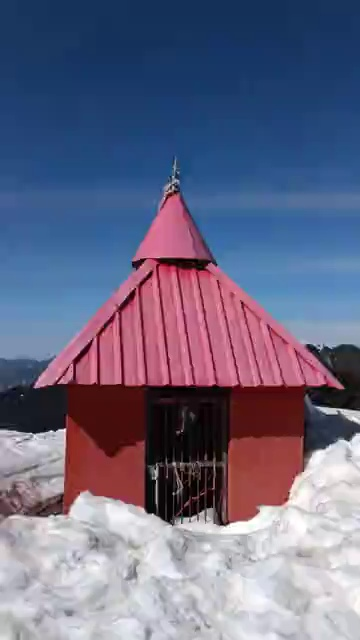
#> input picture s22022_hw4/Data/frame_1.jpg, 360 x 640 px, found by its file name
$ jupyter execute --allow-errors s22022_hw4.ipynb   (shell and % lines are left out)   (text cells are left out)
#> lines starting #> are read from the running program, lines starting #| are printed output that depends on the picture; after the words box and inside, x2 and y2 are one past the last pixel; in counts of white or black regions, pixels touching at a corner belong together; pictures that were not available may be replaced by others from this repository, and a replacement may not be noted
[cell 1]
%cd /content/drive/MyDrive/Digital_Image_Processing_EE608

[cell 2]
from google.colab import drive
drive.mount('/content/drive')

[cell 3]
import cv2
def Feature_extraction(path):

  image = cv2.imread(path)
#> image is the input picture: shape (640, 360, 3); mean B, G, R 132.2, 105.3, 105.7
  sift = cv2.xfeatures2d.SIFT_create()
  keypoints, descriptors = sift.detectAndCompute(image, None)
#> keypoints = 665 keypoints; strongest (x, y, size): (64, 430, 2.4), (187, 447, 102.4), (174, 464, 2.7), (221, 521, 8.3)

  cv2.waitKey(0)
  cv2.destroyAllWindows()

  return  keypoints, descriptors,image

[cell 4]
from google.colab.patches import cv2_imshow

key,desc,image =Feature_extraction('/content/drive/MyDrive/Digital_Image_Processing_EE608/s22022_hw4/Data/frame_1.jpg')
#> key has the same summary as keypoints in Feature_extraction
image1= cv2.drawKeypoints(image, key, None)
# cv2_imshow(image)


key,desc,image=Feature_extraction('/content/drive/MyDrive/Digital_Image_Processing_EE608/s22022_hw4/Data/frame_44.jpg')
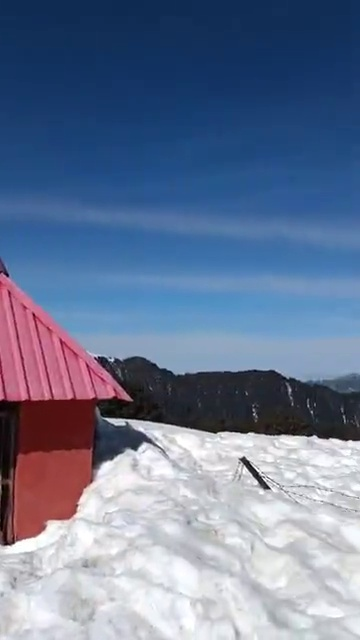
#> input picture s22022_hw4/Data/frame_44.jpg, 360 x 640 px, found by its file name
#> in Feature_extraction, image is the input picture: shape (640, 360, 3); mean B, G, R 149.8, 120.8, 106.1
#> in Feature_extraction (call 2), `keypoints, descriptors = sift.detectAndCompute(image, None)`: keypoints = 581 keypoints; strongest (x, y, size): (245, 462, 5.9), (266, 487, 4.4), (256, 475, 5.1), (139, 425, 8.7)
#> key has the same summary as keypoints in Feature_extraction
image2= cv2.drawKeypoints(image, key, None)
# cv2_imshow(image)

#> (the rest of this cell did not finish here and is left out)

[cell 5]
def Feature_matching():

  keypoints1, descriptors1, image1 = Feature_extraction('/content/drive/MyDrive/Digital_Image_Processing_EE608/s22022_hw4/Data/frame_1.jpg')
#> in Feature_extraction (call 3), `keypoints, descriptors = sift.detectAndCompute(image, None)`: keypoints = 665 keypoints; strongest (x, y, size): (64, 430, 2.4), (187, 447, 102.4), (174, 464, 2.7), (221, 521, 8.3)
#> keypoints1 has the same summary as keypoints in Feature_extraction
  keypoints2, descriptors2, image2 = Feature_extraction('/content/drive/MyDrive/Digital_Image_Processing_EE608/s22022_hw4/Data/frame_44.jpg')
#> in Feature_extraction (call 4), `keypoints, descriptors = sift.detectAndCompute(image, None)`: keypoints = 581 keypoints; strongest (x, y, size): (245, 462, 5.9), (266, 487, 4.4), (256, 475, 5.1), (139, 425, 8.7)
#> keypoints2 has the same summary as keypoints in Feature_extraction
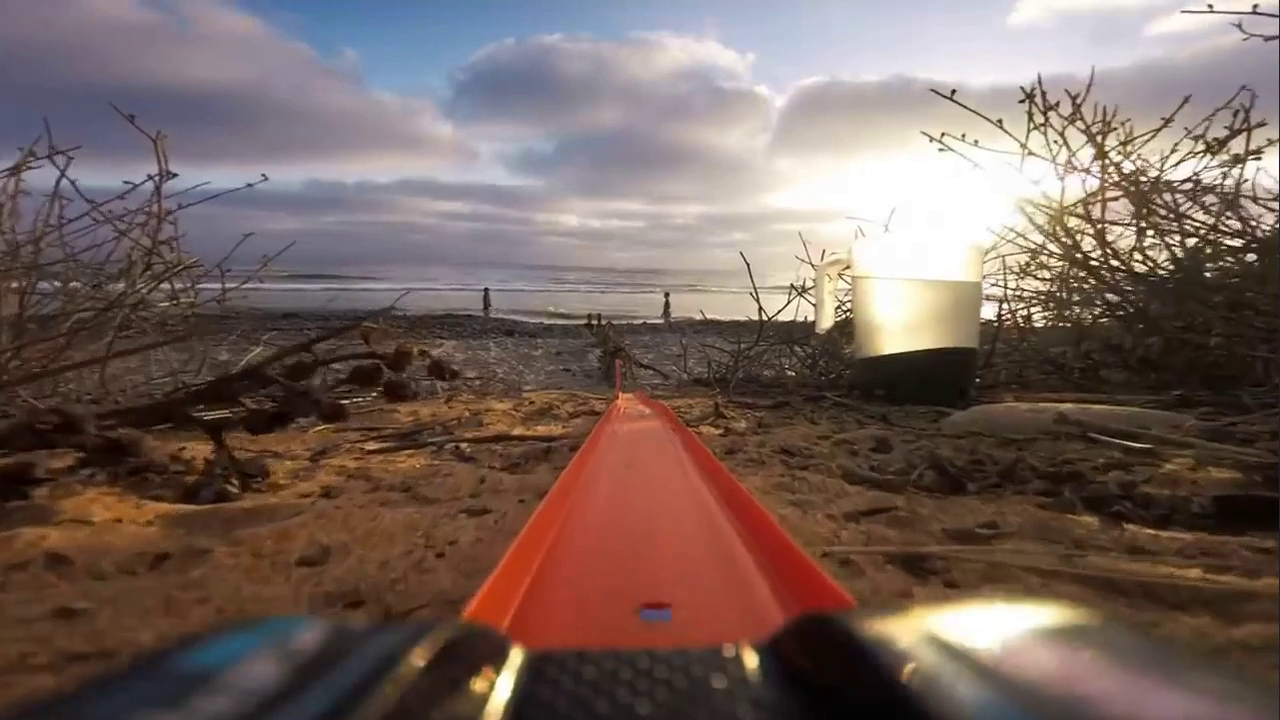
#> input picture frame 25 of s22022_hw4/Data/slow_video.mp4, 1280 x 720 px, given in place of Fast_video.mp4, which was not available
#> further down, prev is the input picture: shape (720, 1280, 3); mean B, G, R 94.5, 100.9, 119.2

  # Create BFMatcher object
  matcher = cv2.BFMatcher(cv2.NORM_L2, crossCheck=crossCheck)

  # Match descriptors between images
  matches = matcher.match(descriptors1, descriptors2)

  # Sort matches by distance
  matches = sorted(matches, key=lambda x: x.distance)

  # Draw top 10 matches on input images
  image_with_matches = cv2.drawMatches(image1, keypoints1, image2, keypoints2, matches[:20], None)

  # Display result
  #cv2.imshow('Image with matches', image_with_matches)
  cv2.waitKey(0)
  cv2.destroyAllWindows()
  return  image_with_matches,matches,keypoints1,keypoints2,image1,image2

#> (a cell that did not finish here is left out)

[cell 7]
import cv2
import numpy as np

# [22 lines left out: function ransac, not called in this run]

#> (a cell that did not finish here is left out)

[cell 9]
def motion_flow(img_source, flow, step=16):
#> called with flow = array of shape (720, 1280, 2), step = 16
    h, w = img_source.shape[:2]
#> h = 720; w = 1280
    y, x = np.mgrid[step/2:h:step, step/2:w:step].reshape(2,-1).astype(int)
#> y = 3600 values from 8 to 712
    fx, fy = flow[y,x].T
#> fx = 3600 values, max 0.174 at index 3360, min -0.352 at index 998, mean -0.00113; fy = 3600 values, max 0.242 at index 2444, min -0.137 at index 998, mean 8.74e-05
    lines = np.vstack([x, y, x-fx, y-fy]).T.reshape(-1, 2, 2)
    lines = np.int32(lines + 0.5)
    img_grscale = cv2.cvtColor(img_source, cv2.COLOR_GRAY2BGR)
    cv2.polylines(img_grscale, lines, 0, (0, 255, 0))
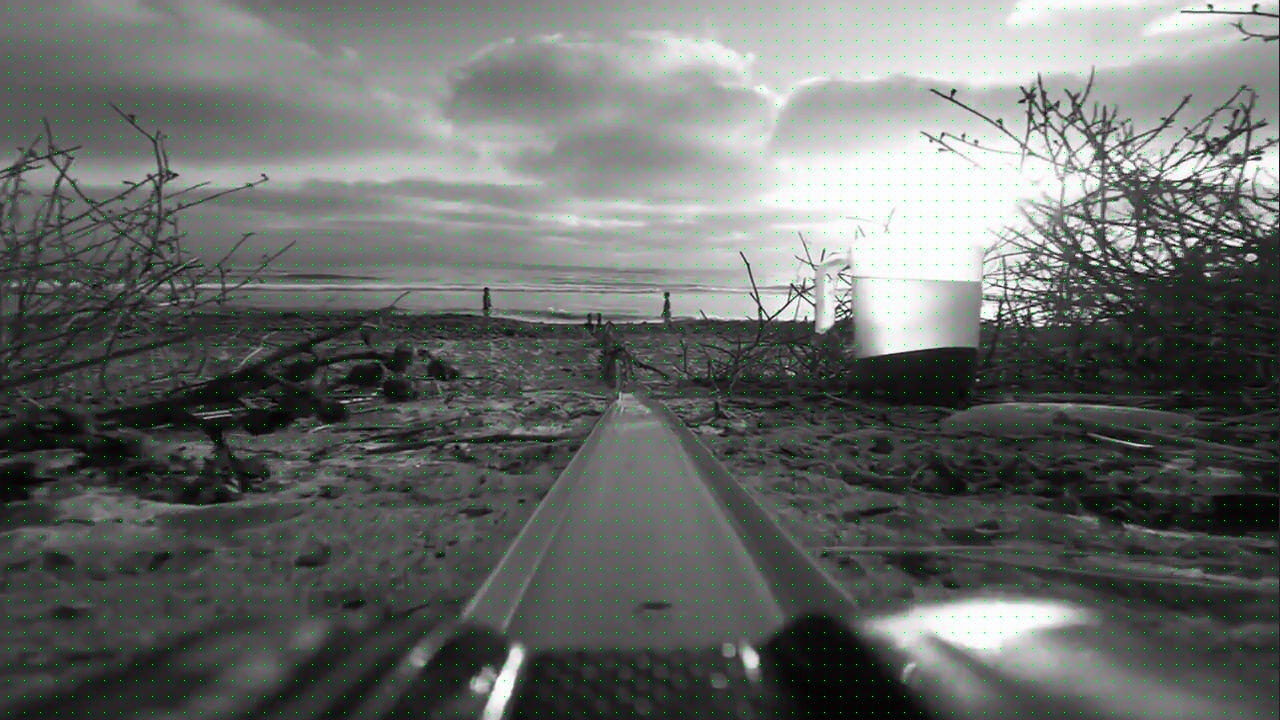
#> img_grscale: shape (720, 1280, 3); mean B, G, R 105.2, 106.2, 105.2

    for (x1, y1), (_x2, _y2) in lines:
        cv2.circle(img_grscale, (x1, y1), 1, (0, 255, 0), -1)
#> this loop made 3600 passes
#> (x1, _x2) on passes 1 to 3: (8, 8), (24, 24), (40, 40)
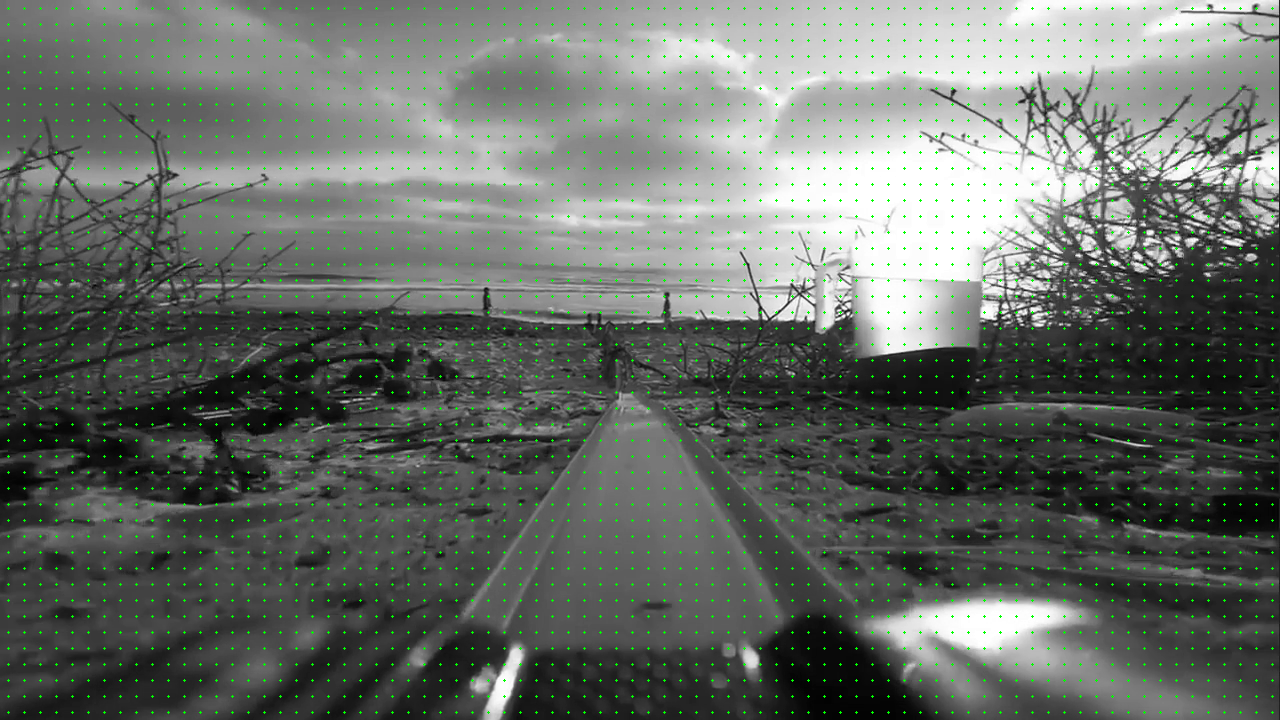
#> img_grscale: shape (720, 1280, 3); 1.56% of pixels changed, all inside (x1, y1, x2, y2) = (7, 7, 1274, 714)
    return img_grscale

[cell 10]
# [15 lines left out: function motion_hsv, not called in this run]

[cell 11]
import numpy as np
import cv2
import time
from google.colab.patches import cv2_imshow

video_path= "/content/drive/MyDrive/Digital_Image_Processing_EE608/s22022_hw4/Data/Fast_video.mp4"
cap = cv2.VideoCapture(video_path)
suc, prev = cap.read()
prevgray = cv2.cvtColor(prev, cv2.COLOR_BGR2GRAY)

count=0
while count<=20:
    suc, img = cap.read()
    gray = cv2.cvtColor(img, cv2.COLOR_BGR2GRAY)
    # start time to calculate FPS
    start = time.time()
    flow = cv2.calcOpticalFlowFarneback(prevgray, gray, None, 0.5, 3, 15, 3, 5, 1.2, 0)
    prevgray = gray
    # End time
    end = time.time()
    # calculate the FPS for current frame detection
    fps = 1 / (end-start)
    print(f"{fps:.2f} FPS")

    cv2_imshow(motion_flow(gray, flow))
    #cv2_imshow(motion_hsv(flow))

    key = cv2.waitKey(5)
#> (key q is pressed here)
    if key == ord('q'):
        break
    count+=1

[cell 12]
'''
1. Optical flow equation:
The optical flow equation relates the motion of pixels between two consecutive frames in an image sequence:

I(x,y,t) = I(x+dx,y+dy,t+dt)

where I(x,y,t) is the intensity of a pixel at position (x,y) and time t, and dx, dy, and dt are the corresponding spatial and
temporal derivatives of the flow field.

2.Lucas-Kanade algorithm:

The Lucas-Kanade algorithm estimates the optical flow using the following equation:

∑∇I(x,y) [ u v ] = -∑I(x,y,t) ∇I(x,y,t)

where ∇I(x,y) is the gradient of the image at position (x,y), [u v] is the optical flow vector at position (x,y), and ∑ is the
summation over a local neighborhood around (x,y). The algorithm solves this equation using the least-squares method to obtain the
optical flow vector [u v].

The algorithm also involves a Gaussian smoothing function to reduce the influence of noise and outliers:

∑∇I(x,y) [ u v ] = -∑I(x,y,t) ∇I(x,y,t)

where G(x,y) is a Gaussian smoothing kernel and σ is the standard deviation of the kernel.

The algorithm iteratively refines the optical flow estimates by repeating the above steps on multiple pyramid levels to handle large
displacements and occlusions.

'''

[cell 13]
import numpy as np
import os
import cv2 as cv
import argparse

def opticalflow(path):

  fourcc = cv2.VideoWriter_fourcc(*"mp4v")
#> fourcc = 1983148141
  output_video = cv2.VideoWriter("/content/drive/MyDrive/output.mp4", fourcc, 24, (640, 480))

  parser = argparse.ArgumentParser(description=path)

  args = parser.parse_args()
  cap = cv.VideoCapture(args.image)

  # params for ShiTomasi corner detection
  feature_params = dict( maxCorners = 100,
                        qualityLevel = 0.3,
                        minDistance = 7,
                        blockSize = 7 )

  # Parameters for lucas kanade optical flow
  lk_params = dict( winSize  = (15, 15),
                    maxLevel = 2,
                    criteria = (cv.TERM_CRITERIA_EPS | cv.TERM_CRITERIA_COUNT, 10, 0.03))

  # Create some random colors
  color = np.random.randint(0, 255, (100, 3))
  # Take first frame and find corners in it
  ret, old_frame = cap.read()
  old_gray = cv.cvtColor(old_frame, cv.COLOR_BGR2GRAY)
  p0 = cv.goodFeaturesToTrack(old_gray, mask = None, **feature_params)
  # Create a mask image for drawing purposes
  mask = np.zeros_like(old_frame)
  while(1):
      ret, frame = cap.read()
      if not ret:
          print('No frames grabbed!')
          break
      frame_gray = cv.cvtColor(frame, cv.COLOR_BGR2GRAY)
      # calculate optical flow
      p1, st, err = cv.calcOpticalFlowPyrLK(old_gray, frame_gray, p0, None, **lk_params)
      # Select good points
      if p1 is not None:
          good_new = p1[st==1]
          good_old = p0[st==1]
      # draw the tracks
      for i, (new, old) in enumerate(zip(good_new, good_old)):
          a, b = new.ravel()
          c, d = old.ravel()
          mask = cv.line(mask, (int(a), int(b)), (int(c), int(d)), color[i].tolist(), 2)
          frame = cv.circle(frame, (int(a), int(b)), 5, color[i].tolist(), -1)
      img = cv.add(frame, mask)
      #cv.imshow('frame', img)
      output_video.write(img)

      k = cv.waitKey(30) & 0xff
      if k == 27:
          break
      # Now update the previous frame and previous points
      old_gray = frame_gray.copy()
      p0 = good_new.reshape(-1, 1, 2)

  output_video.release()
  cv.destroyAllWindows()

#> (a cell that did not finish here is left out)

#> (a cell that did not finish here is left out)

[cell 16]
'''
In the case of a fast-moving object, the optical flow pattern will be more complex and dense than that of a slow-moving
 object. This is because the object will be covering more ground in a shorter amount of time, causing a larger displacement
  of the image pixels. As a result, the optical flow vectors will be more spread out and have a higher magnitude.

On the other hand, a slow-moving object will cause a less complex and sparse optical flow pattern. The displacement of the
image pixels will be smaller, resulting in a lower magnitude and fewer optical flow vectors.

'''

[cell 17]
'''
The 2D wavelet transform is a signal processing technique used for image compression, feature extraction, and denoising. It involves decomposing a
two-dimensional image into a series of wavelet coefficients at different scales and orientations. The wavelet coefficients represent the image content
at different levels of detail. The transform can be computed using a bank of filters, typically consisting of a low-pass filter and high-pass filter in
both horizontal and vertical directions.

The 2D wavelet transform can be performed using the following steps:

1. Decompose the image into its low-pass and high-pass components in both horizontal and vertical directions using a set of filters. This is often referred
to as a convolution operation.
2. Repeat the above step on the low-pass image to obtain the next level of wavelet coefficients.
3. Continue the above steps until the desired level of decomposition is reached.

The 2D inverse wavelet transform is used to reconstruct the original image from the wavelet coefficients. It involves performing a series of inverse filtering
operations, starting from the highest level of decomposition, until the original image is obtained. The inverse wavelet transform can be expressed as a linear
combination of scaling and wavelet functions, with the scaling function providing the low-pass component and the wavelet function providing the high-pass component.

The 2D inverse wavelet transform can be performed using the following steps:

1. Reconstruct the image at the highest level of decomposition using the wavelet coefficients and the corresponding filters.
2. Repeat the above step for each level of decomposition, using the wavelet coefficients and filters at that level.
3. Sum the reconstructed images at each level of decomposition to obtain the final reconstructed image.

Overall, the 2D wavelet transform and 2D inverse wavelet transform are powerful tools for image compression and feature extraction, and have been widely used in
many areas of signal processing and computer vision.
'''

[cell 18]
import pywt
import cv2
import numpy as np
import matplotlib.pyplot as plt
from google.colab.patches import cv2_imshow

img = cv2.imread('/content/drive/MyDrive/Digital_Image_Processing_EE608/s22022_hw4/Data/Flower.jpg',0)
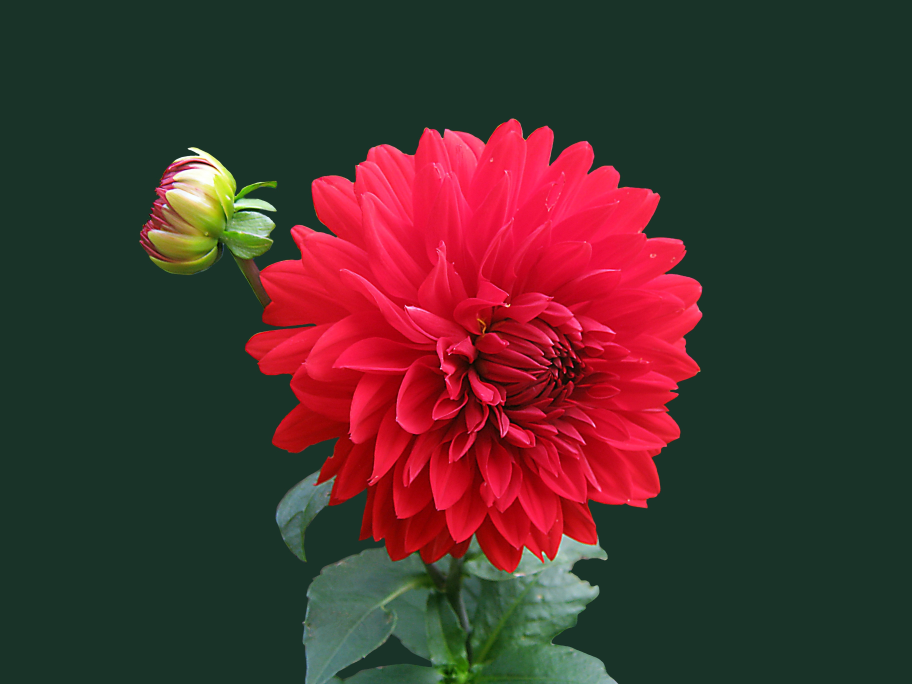
#> input picture s22022_hw4/Data/Flower.jpg, 3648 x 2736 px, found by its file name (shown at 1/4 size)
#> img: shape (2736, 3648); min 0, max 255, mean 56.3
img = cv2.resize(img,None, fx=0.5, fy=0.5)
#> img: shape (1368, 1824)
coeffs = pywt.dwt2(img, 'haar')
LL, (LH, HL, HH) = coeffs
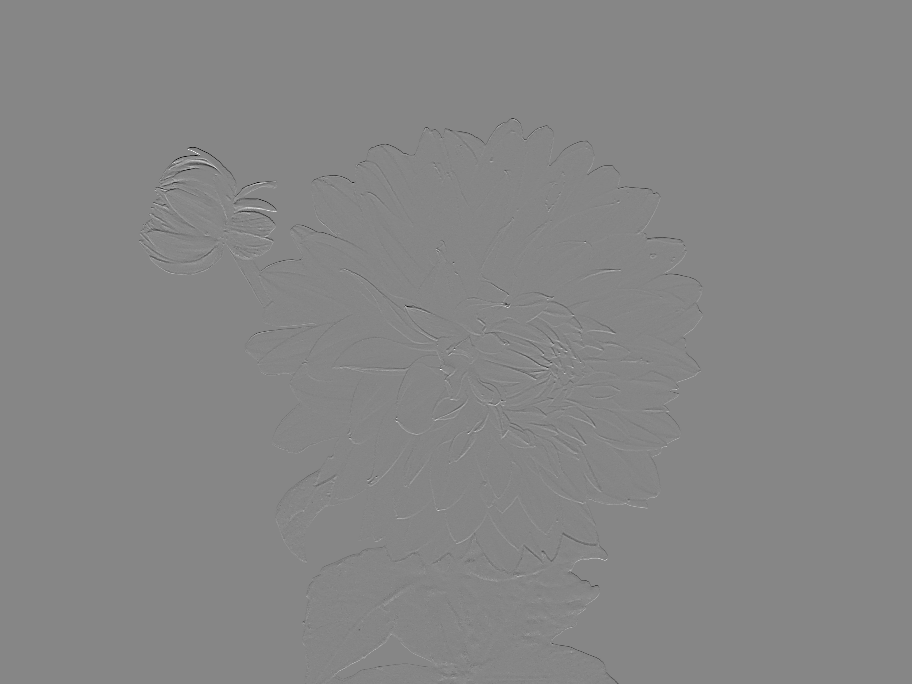
#> LH: shape (684, 912) float64; min -163.5, max 147.5, mean 0; drawn with min black and max white

cv2_imshow(img)

fig, ax = plt.subplots(1, 4, figsize=(15, 10),sharex=True, )
ax[0].set_title("LL image")
ax[0].imshow(LL.astype(np.uint8), cmap='gray')
ax[1].set_title("LH image")
ax[1].imshow(LH.astype(np.uint8), cmap='gray')
ax[2].set_title("HL image")
ax[2].imshow(HL.astype(np.uint8), cmap='gray')
ax[3].set_title("HH image")
ax[3].imshow(HH.astype(np.uint8), cmap='gray')

cv2.waitKey(0)
cv2.destroyAllWindows()
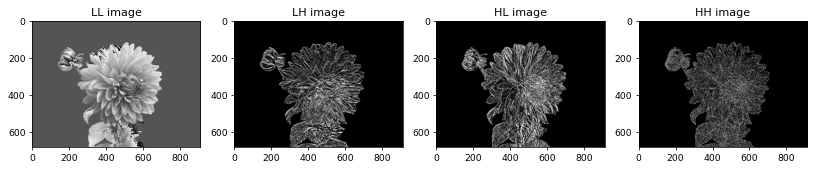
#> figure drawn by matplotlib, 4 panels

[cell 19]
noise=20
noisy_img=img+noise*np.random.randn(*img.shape)
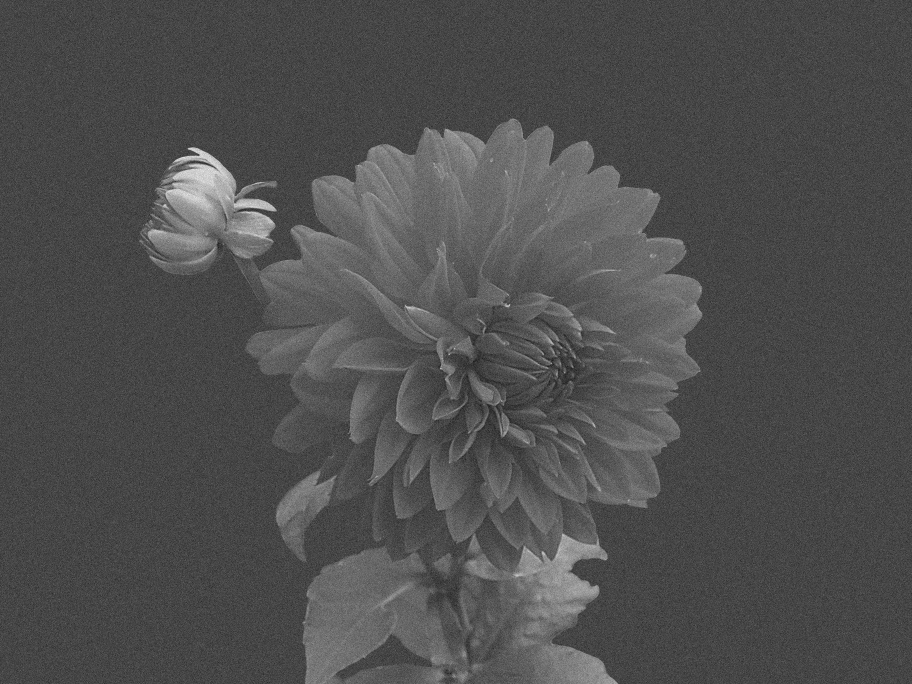
#> noisy_img: shape (1368, 1824) float64 (shown at 1/2 size); min -64.62, max 323.8, mean 56.4; drawn with min black and max white

coeffs = pywt.dwt2(noisy_img, 'haar')
LL, (LH, HL, HH) = coeffs

threshold=20000

LH_thresh= pywt.threshold(LH,threshold)
#> LH_thresh: shape (684, 912) float64; every value is 0
HL_thresh= pywt.threshold(HL,threshold)
#> HL_thresh: shape (684, 912) float64; every value is 0
HH_thresh= pywt.threshold(HH,threshold)
#> HH_thresh: shape (684, 912) float64; every value is 0

coeffs= (LL,(LH_thresh,HL_thresh,HH_thresh))
img_denoised=pywt.idwt2(coeffs,'haar')

fig, ax = plt.subplots(1, 3, figsize=(15, 10),sharex=True, )
ax[0].set_title("image")
ax[0].imshow(img, cmap='gray')
ax[1].set_title("noisy image")
ax[1].imshow(noisy_img, cmap='gray')
ax[2].set_title("denoised image")
ax[2].imshow(img_denoised, cmap='gray')

cv2.waitKey(0)
cv2.destroyAllWindows()
